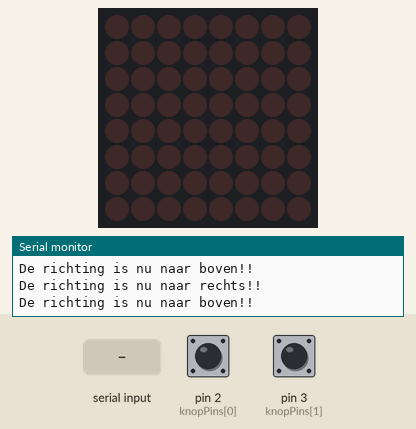
This sketch was run on a simulated Arduino Uno, built with avr-gcc and run on an emulated ATmega328P. Parts: 8×8 LED matrix, the last lines printed to the serial monitor. The inputs (shaded band) are chosen by the test bench; at power-on: pin 2 (knopPins[0]) LOW, pin 3 (knopPins[1]) LOW.

Above: at 1.2 s.
1.3 s: "1" received over Serial
At 1.48 s:
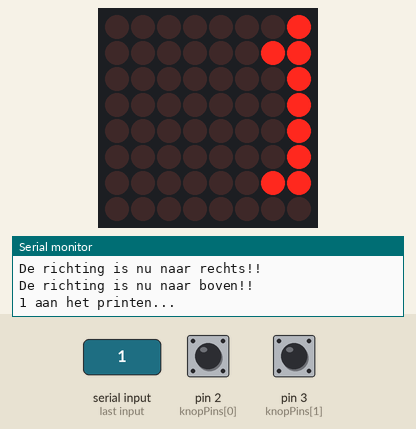
3.0 s: "0" received over Serial
At 4.76 s:
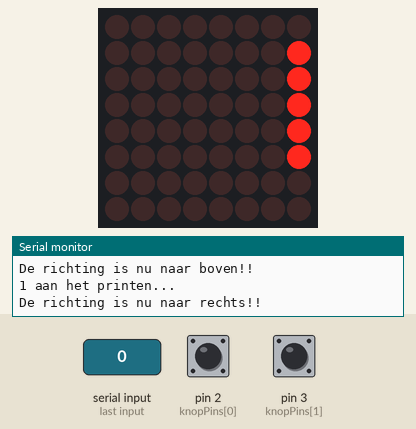
6.0 s: "2" received over Serial
At 8.21 s:
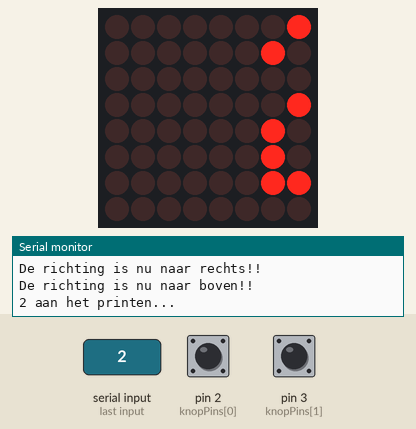
Timing chart, 0 to 9.7 s (numbered marks = the images above; inputs shaded):
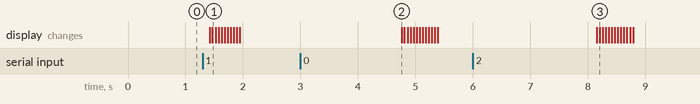

The sketch:

Weekopdracht.ino
```cpp
/***************************************************
Deze praaaaaaachtige uitwerking is gemaakt door de enige echte Simon Baars (All Rights Reserved)

Speciale dank aan Oguz, Kris en Thomas om mij te kalmeren als ik mijn vuist bijna door het scherm van mijn laptop heen liet gaan.

Klas: I1E-n
Auteur: Simon Baars
****************************************************/

#include <Wire.h>
#include "Adafruit_LEDBackpack.h"
#include "Adafruit_GFX.h"

Adafruit_8x8matrix matrix = Adafruit_8x8matrix();

String voerIn = "Voer iets in...";
unsigned const arrayLength=50;
char inData[arrayLength+1]; //Ik ben van plan eerst een array van characters te maken van alles wat wordt ingetypt in de Serial (ik ben er namelijk achter gekomen dat de Serial er anders hele rare dingen van maakt)
char inChar;
byte index=0;
boolean isNietLeeggemaakt = false;
boolean moetNogPrinten = false;
int knopPins[] = {
  2,3};
boolean richting=false;

void setup() {
  Serial.begin(9600);
  Serial.println("8x8 LED Matrix Test");

  for(int i=knopPins[0]; i<=knopPins[1]; i++){
    pinMode(knopPins[i], INPUT);
  }

  matrix.begin(0x71);  // pass in the address
}

void loop(){
  for(int i=2; i<=3;i++){
  checkLeds(i);
  }
  while(Serial.available() > 0)//Hoeveel characters er ingetypt zijn
  {
    delay(10); //Deze delay blijkt belangrijk te zijn!! Anders leest die niet alles in een keer (rare arduino).
    if(isNietLeeggemaakt){
      maakLeeg();
      isNietLeeggemaakt=false;
    }

    if(index < (arrayLength-1)) //Sorry voor alle getallen in de code: heb nog geen tijd gehad om het op te ruimen
    {
      inChar = Serial.read();
      inData[index] = inChar;
      index++;
      inData[index] = '\0'; //Als ik dit niet doe gaat het programma rare tekens aan de array toevoegen. Vandaar /0 op de index 1 na de zojuist ingevoegde!!
      moetNogPrinten=true;
    }

  }

  if(Serial.available() == 0){
    isNietLeeggemaakt=true;
    if(moetNogPrinten){
      //memcpy(voerIn, inData, 20);
      voerIn=String(inData);
      Serial.print(voerIn);
      Serial.println(" aan het printen...");
      printTekst();
      moetNogPrinten=false;
    }
  }
}

void maakLeeg(){
  for(int i = 0; i<(arrayLength+1); i++){
    inData[i]=' ';
  }
  index=0;
}

void printTekst() {
  matrix.clear();
  if(richting){
    matrix.setRotation(1);
  }
  else {
    matrix.setRotation(2);
  }
  matrix.setTextSize(1);
  matrix.setTextWrap(false);  // we dont want text to wrap so it scrolls nicely
  matrix.setTextColor(LED_ON);
  for (int8_t x=7; x>=-(8*getArrayLength(inData)); x--) {
    matrix.clear();
    matrix.setCursor(x,0);
    matrix.print(voerIn);
    matrix.writeDisplay();
    delay(50);
  }
}

int getArrayLength(char array[]){
  for(int i = 7; i<=arrayLength; i++){
    if(array[i] == ' '){
      return i;
    }
  }
  return 0;
}

/*void checkLeds(){
  for (int k =2; k<=3; k++){
    //int i = k;
    int buttonState = digitalRead(knopPins[3]);
    if (buttonState == LOW) {
      if(k==3 && !richting){
        richting=true;
        Serial.println("De richting is nu naar rechts!!");
      }
    }
    else if(buttonState==HIGH) {
      if(k==2 && richting){
        richting=false;
        Serial.println("De richting is nu naar boven!!");
      }
    }
  }
}*/

void checkLeds(int poort){
  //for(int i = 0; i<8; i++){
    int buttonState = digitalRead(poort);
  if (buttonState == HIGH) {

  }
  else {
   if(poort==2 && richting){
        richting=false;
        Serial.println("De richting is nu naar rechts!!");
      } else if(poort==3 && !richting){
        richting=true;
        Serial.println("De richting is nu naar boven!!");
      }
  }
  //}
}
```

Measured:
- after the input at 1.3 s, the display: first changes after 0.12 s (image 1 shows a later state)
- after the input at 3.0 s, the display: changes after 1.8 s (image 2)
- after the input at 6.0 s, the display: first changes after 2.2 s (image 3 shows a later state)
